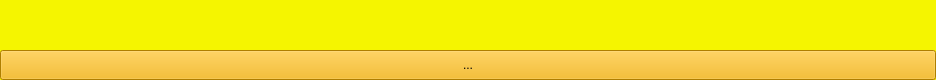
<?xml version="1.0" encoding="UTF-8"?>
<ui version="4.0">
 <class>container_ui</class>
 <widget class="QWidget" name="container_ui">
  <property name="windowModality">
   <enum>Qt::NonModal</enum>
  </property>
  <property name="geometry">
   <rect>
    <x>0</x>
    <y>0</y>
    <width>936</width>
    <height>80</height>
   </rect>
  </property>
  <property name="minimumSize">
   <size>
    <width>0</width>
    <height>80</height>
   </size>
  </property>
  <property name="maximumSize">
   <size>
    <width>16777215</width>
    <height>16777215</height>
   </size>
  </property>
  <property name="autoFillBackground">
   <bool>false</bool>
  </property>
  <property name="styleSheet">
   <string notr="true">background-color: rgb(245, 245, 0);</string>
  </property>
  <layout class="QGridLayout" name="gridLayout">
   <property name="leftMargin">
    <number>0</number>
   </property>
   <property name="topMargin">
    <number>0</number>
   </property>
   <property name="rightMargin">
    <number>0</number>
   </property>
   <property name="bottomMargin">
    <number>0</number>
   </property>
   <property name="spacing">
    <number>0</number>
   </property>
   <item row="1" column="0">
    <widget class="QLabel" name="label">
     <property name="minimumSize">
      <size>
       <width>0</width>
       <height>20</height>
      </size>
     </property>
     <property name="text">
      <string/>
     </property>
    </widget>
   </item>
   <item row="3" column="0">
    <widget class="QPushButton" name="drawable_button">
     <property name="minimumSize">
      <size>
       <width>0</width>
       <height>30</height>
      </size>
     </property>
     <property name="focusPolicy">
      <enum>Qt::NoFocus</enum>
     </property>
     <property name="styleSheet">
      <string notr="true">background-color: #f5b100;</string>
     </property>
     <property name="text">
      <string>...</string>
     </property>
    </widget>
   </item>
   <item row="2" column="0">
    <widget class="QListWidget" name="alarm_listview">
     <property name="minimumSize">
      <size>
       <width>0</width>
       <height>30</height>
      </size>
     </property>
     <property name="focusPolicy">
      <enum>Qt::NoFocus</enum>
     </property>
     <property name="styleSheet">
      <string notr="true">border:none;</string>
     </property>
    </widget>
   </item>
  </layout>
 </widget>
 <layoutdefault spacing="10" margin="11"/>
 <resources/>
 <connections/>
</ui>
